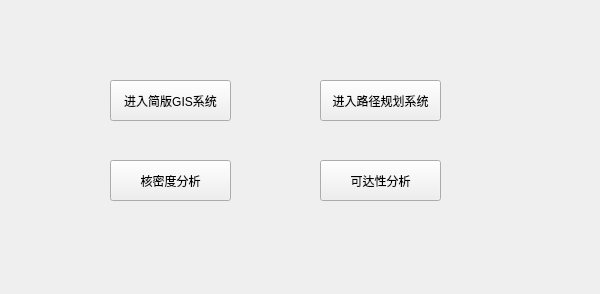
<?xml version="1.0" encoding="UTF-8"?>
<ui version="4.0">
 <class>GuideWindow</class>
 <widget class="QMainWindow" name="GuideWindow">
  <property name="geometry">
   <rect>
    <x>0</x>
    <y>0</y>
    <width>600</width>
    <height>294</height>
   </rect>
  </property>
  <property name="windowTitle">
   <string>欢迎使用MrFrost的界面</string>
  </property>
  <widget class="QWidget" name="centralwidget">
   <widget class="QPushButton" name="simpleGIS">
    <property name="geometry">
     <rect>
      <x>110</x>
      <y>80</y>
      <width>121</width>
      <height>41</height>
     </rect>
    </property>
    <property name="text">
     <string>进入简版GIS系统</string>
    </property>
   </widget>
   <widget class="QPushButton" name="routeSearching">
    <property name="geometry">
     <rect>
      <x>320</x>
      <y>80</y>
      <width>121</width>
      <height>41</height>
     </rect>
    </property>
    <property name="text">
     <string>进入路径规划系统</string>
    </property>
   </widget>
   <widget class="QPushButton" name="knldBt">
    <property name="geometry">
     <rect>
      <x>110</x>
      <y>160</y>
      <width>121</width>
      <height>41</height>
     </rect>
    </property>
    <property name="text">
     <string>核密度分析</string>
    </property>
   </widget>
   <widget class="QPushButton" name="RABt">
    <property name="geometry">
     <rect>
      <x>320</x>
      <y>160</y>
      <width>121</width>
      <height>41</height>
     </rect>
    </property>
    <property name="text">
     <string>可达性分析</string>
    </property>
   </widget>
  </widget>
 </widget>
 <resources/>
 <connections/>
</ui>
